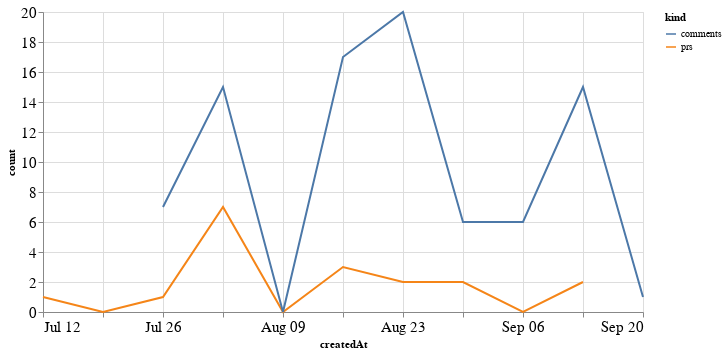

The cell this chart's notebook holds for it:
### Code cell
alt.Chart(total_time, width=600).mark_line().encode(
    x='createdAt',
    y='count',
    color='kind'
)

### Figure 1 — Vega-Lite specification as saved in the notebook (floating-point values rounded to 4 significant figures)
{"config": {"axisLeft": {"labelFontSize": 15}, "axisBottom": {"labelFontSize": 15}}, "data": {"name": "data-f63bf6aae496c5465e9eb1329d1d65a4"}, "mark": "line", "encoding": {"color": {"type": "nominal", "field": "kind"}, "x": {"type": "temporal", "field": "createdAt"}, "y": {"type": "quantitative", "field": "count"}}, "width": 600, "$schema": "https://vega.github.io/schema/vega-lite/v4.8.1.json", "datasets": {"data-f63bf6aae496c5465e9eb1329d1d65a4": [{"createdAt": "2020-07-12T00:00:00", "kind": "prs", "count": 1.0}, {"createdAt": "2020-07-19T00:00:00", "kind": "prs", "count": 0.0}, {"createdAt": "2020-07-26T00:00:00", "kind": "prs", "count": 1.0}, {"createdAt": "2020-08-02T00:00:00", "kind": "prs", "count": 7.0}, {"createdAt": "2020-08-09T00:00:00", "kind": "prs", "count": 0.0}, {"createdAt": "2020-08-16T00:00:00", "kind": "prs", "count": 3.0}, {"createdAt": "2020-08-23T00:00:00", "kind": "prs", "count": 2.0}, {"createdAt": "2020-08-30T00:00:00", "kind": "prs", "count": 2.0}, {"createdAt": "2020-09-06T00:00:00", "kind": "prs", "count": 0.0}, {"createdAt": "2020-09-13T00:00:00", "kind": "prs", "count": 2.0}, {"createdAt": "2020-09-20T00:00:00", "kind": "prs", "count": null}, {"createdAt": "2020-07-12T00:00:00", "kind": "comments", "count": null}, {"createdAt": "2020-07-19T00:00:00", "kind": "comments", "count": null}, {"createdAt": "2020-07-26T00:00:00", "kind": "comments", "count": 7.0}, {"createdAt": "2020-08-02T00:00:00", "kind": "comments", "count": 15.0}, {"createdAt": "2020-08-09T00:00:00", "kind": "comments", "count": 0.0}, {"createdAt": "2020-08-16T00:00:00", "kind": "comments", "count": 17.0}, {"createdAt": "2020-08-23T00:00:00", "kind": "comments", "count": 20.0}, {"createdAt": "2020-08-30T00:00:00", "kind": "comments", "count": 6.0}, {"createdAt": "2020-09-06T00:00:00", "kind": "comments", "count": 6.0}, {"createdAt": "2020-09-13T00:00:00", "kind": "comments", "count": 15.0}, {"createdAt": "2020-09-20T00:00:00", "kind": "comments", "count": 1.0}]}}
